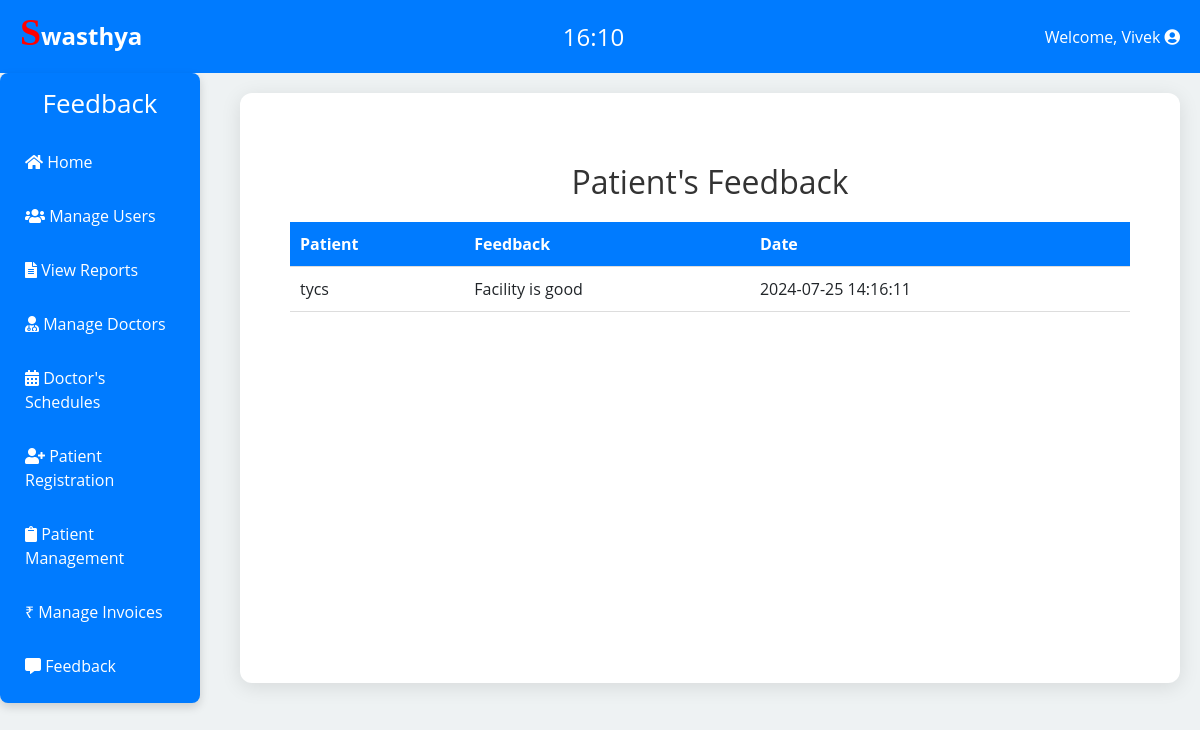
/admin/feed.php (signed in), run on the app's committed database.
### tables this page shows
CREATE TABLE `users` (
  `id` int(11) NOT NULL,
  `username` varchar(50) NOT NULL,
  `email` varchar(100) NOT NULL,
  `password` varchar(255) NOT NULL,
  `otp` varchar(6) DEFAULT NULL,
  `otp_expiry` datetime DEFAULT NULL,
  `role` enum('admin','doctor','patient') NOT NULL,
  `created_at` datetime DEFAULT current_timestamp(),
  `reset_token` varchar(100) DEFAULT NULL,
  `reset_time` datetime DEFAULT NULL,
  `security_question` varchar(255) DEFAULT NULL,
  `security_answer` varchar(255) DEFAULT NULL
);

CREATE TABLE `feedback` (
  `id` int(11) NOT NULL,
  `patient_id` int(11) NOT NULL,
  `feedback` text NOT NULL,
  `created_at` timestamp NOT NULL DEFAULT current_timestamp()
);

### admin/feed.php (the view, shortened to what this page needs)
<?php
require_once '../config.php';
$name = $conn->query("SELECT username FROM users WHERE role='admin'")->fetch_row()[0];
$feedbackQuery = $conn->query("SELECT f.id, f.feedback, f.created_at, u.username FROM feedback f JOIN users u ON f.patient_id = u.id ORDER BY f.created_at DESC");
?>
<!DOCTYPE html>
<html lang="en">
<head>
    <link rel="stylesheet" href="https://stackpath.bootstrapcdn.com/bootstrap/4.5.2/css/bootstrap.min.css">
    <link rel="stylesheet" href="https://cdnjs.cloudflare.com/ajax/libs/font-awesome/5.15.4/css/all.min.css">
</head>
<body oncontextmenu="return false;" onkeydown="return disableCtrlU(event);">
<div class="top-bar">
<h4><b>Swasthya</b></h4>
        <div class="clock-container">
            <div class="clock" id="clock"></div>
        </div>
        <div class="logout-dropdown">
            <span>Welcome, <?php echo $name; ?> <i class="fas fa-user-circle"></i></span>
        </div>
    </div>
    <div class="d-flex">
        <div class="sidebar">
            <h2>Feedback</h2>
            <div class="nav-links">
                <a href="admin_dashboard.php"><i class="fa fa-home" aria-hidden="true"></i> Home</a>
                <a href="manage_users.php"><i class="fas fa-users"></i> Manage Users</a>
                <a href="view_reports.php"><i class="fas fa-file-alt"></i> View Reports</a>
                <a href="manage_doctors.php"><i class="fas fa-user-md"></i> Manage Doctors</a>
                <a href="manage_schedule.php"><i class="fas fa-calendar-alt"></i> Doctor's Schedules</a>
                <a href="register_patient.php"><i class="fas fa-user-plus"></i> Patient Registration</a>
                <a href="manage_records.php"><i class="fas fa-clipboard"></i> Patient Management</a>
                <a href="manage_invoices.php"><span class="rupee-symbol">₹</span> Manage Invoices</a>
                <a href="feed.php"><i class="fas fa-comment-alt"></i> Feedback</a>
            </div>
        </div>
<div class="dashboard">
    <div class="feedback-table">
        <h2>Patient's Feedback</h2>
        <table>
            <thead>
                <tr>
                    <th>Patient</th>
                    <th>Feedback</th>
                    <th>Date</th>
                </tr>
            </thead>
            <tbody>
                <?php while ($feedback = $feedbackQuery->fetch_assoc()): ?>
                    <tr>
                        <td><?php echo htmlspecialchars($feedback['username']); ?></td>
                        <td><?php echo htmlspecialchars($feedback['feedback']); ?></td>
                        <td><?php echo htmlspecialchars($feedback['created_at']); ?></td>
                    </tr>
                <?php endwhile; ?>
            </tbody>
        </table>
    </div>
</div>
</body>
</html>

### admin/feed.php (style rules this page uses)
body { font-family: 'Open Sans', sans-serif; background-color: #eef2f3; margin: 0; display: flex; flex-direction: column; min-height: 100vh; }
.top-bar { display: flex; justify-content: space-between; align-items: center; width: 100%; padding: 10px 20px; background-color: #007bff; color: #fff; }
.clock-container { flex-grow: 1; text-align: center; }
.clock { font-size: 24px; }
.logout-dropdown { position: relative; display: inline-block; }
.sidebar { background: #007bff; padding: 15px; width: 200px; border-radius: 8px; margin-right: 20px; box-shadow: 0 4px 10px rgba(0, 0, 0, 0.15); flex-shrink: 0; }
.sidebar h2 { color: #fff; font-size: 26px; margin-bottom: 20px; }
.nav-links { display: flex; flex-direction: column; gap: 10px; }
.nav-links a { color: #fff; text-decoration: none; padding: 10px; border-radius: 30px; transition: background 0.3s, transform 0.2s; }
.dashboard { flex: 1; background: #fff; padding: 30px; border-radius: 12px; box-shadow: 0 4px 20px rgba(0, 0, 0, 0.1); margin: 20px; }
.feedback-table { width: 100%; background: #fff; border-radius: 12px; padding: 20px; margin-top: 20px; }
h4::first-letter { font-family: Lucida Calligraphy; font-size:1cm; color:red; }
h2 { color: #333; margin-bottom: 20px; text-align: center; }
table { width: 100%; border-collapse: collapse; }
th, td { padding: 10px; border-bottom: 1px solid #ddd; text-align: left; }
th { background-color: #007bff; color: white; }

### data on the page
users: username "Vivek"
feedback: patient.username "tycs", feedback "Facility is good", created_at "2024-07-25 14:16:11"
